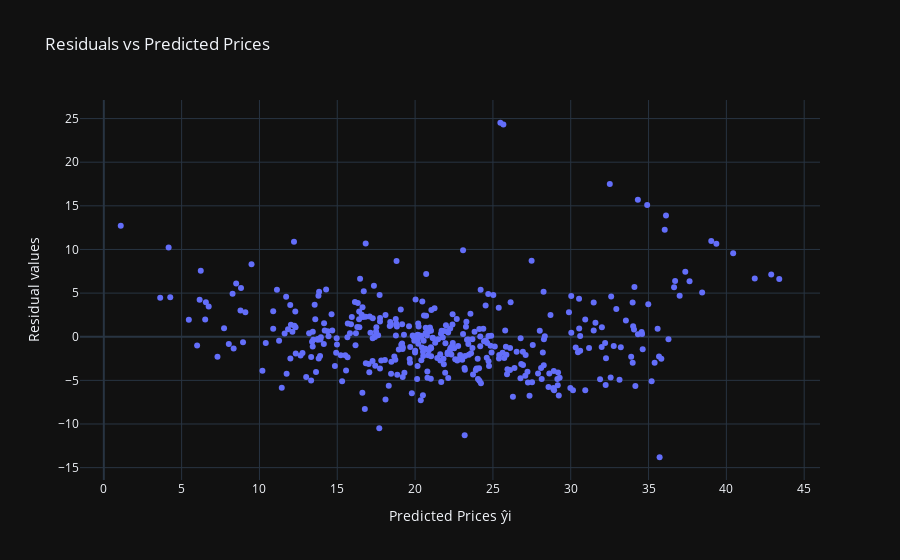

Notebook code for this chart:
### Code cell
px.scatter(data_frame=y_train_df, x="PRICE_EST", y=residuals, labels={"y": "Residual values", "PRICE_EST": "Predicted Prices ŷi"},
           title="Residuals vs Predicted Prices",)

### Figure 1 — Plotly figure (JSON) as saved in the notebook; plotly's stock layout.template omitted (floating-point values rounded to 4 significant figures; data arrays with more than 128 entries replaced by an {"elided": "..."} marker saying what was removed)
{"data": [{"hovertemplate": "Predicted Prices ŷi=%{x}<br>Residual values=%{y}<extra></extra>", "legendgroup": "", "marker": {"color": "#636efa", "symbol": "circle"}, "mode": "markers", "name": "", "orientation": "v", "showlegend": false, "type": "scatter", "x": {"elided": "404 float values"}, "xaxis": "x", "y": {"elided": "404 float values"}, "yaxis": "y"}], "layout": {"legend": {"tracegroupgap": 0}, "title": {"text": "Residuals vs Predicted Prices"}, "xaxis": {"anchor": "y", "domain": [0, 1], "title": {"text": "Predicted Prices ŷi"}}, "yaxis": {"anchor": "x", "domain": [0, 1], "title": {"text": "Residual values"}}}}
